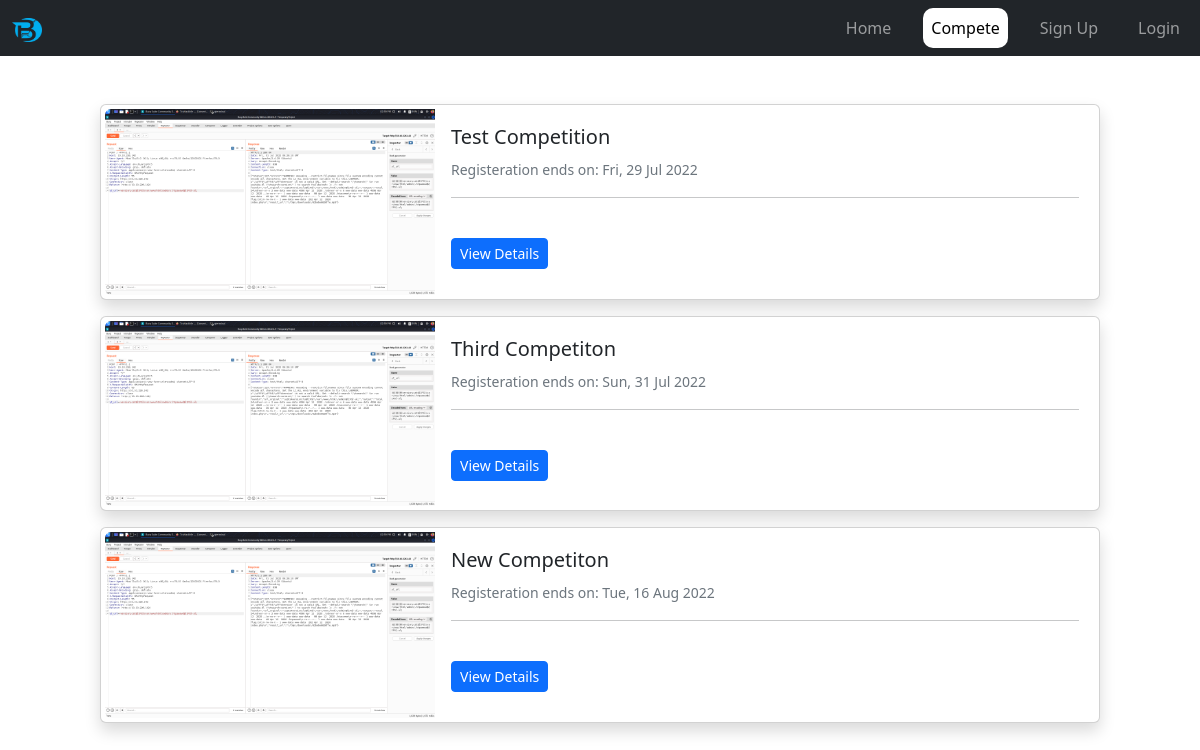
Page /compete/ on the committed database.
### competitions/models.py (models this page shows, shortened)
class Competition(models.Model):
    Competition_Title = models.CharField(max_length=200, unique=True)
    Registration_Start_Date = models.DateField(auto_now=False, auto_now_add=False,validators=[CheckDateStart])
    Registration_End_Date = models.DateField(auto_now=False, auto_now_add=False, validators=[CheckDateStart])
    Competition_Details = QuillField()
    Registered_Users = models.ManyToManyField(User, blank=True)
    Competition_Graphic = models.ImageField(null=True, blank=True, upload_to='competitions/graphics/')
    Competition_Category = models.CharField(max_length=255, default="Web Development")
    slug = models.SlugField(default="competiton", unique=True)

### competitions/views.py (the view)
# urls.py: path('', views.ListCompetitionsView, name='compete'),
def ListCompetitionsView(request):
    competitions = Competition.objects.all().order_by("Registration_End_Date")
    competition_list =[]
    for competition in competitions:
        if competition.Registration_Start_Date <= datetime.date.today() and competition.Registration_End_Date >= datetime.date.today():
            competition_list.append(competition)
    data = {
        "competition_list": competition_list
    }
    return render(request, 'competitions/competition_list.html', data)

### byte_site/templates/competitions/competition_list.html (shortened to what this page needs)
{% extends '../base.html' %}
{% block content %}
  <section id="Compete">
    <div class="col-md-10 offset-md-1 mt-5">
      {% for competition in competition_list %}
        <div class="card mb-3 shadow p-1 bg-body rounded">
          <div class="row g-0">
            <div class="col-md-4">
              <img src="{{ competition.Competition_Graphic.url }}" class="img-fluid rounded-start" alt="...">
            </div>
            <div class="col-md-8">
              <div class="card-body">
                <h5 class="card-title">{{competition.Competition_Title}}</h5>
                <p class="card-text"><small class="text-muted">Registeration ends on: {{ competition.Registration_End_Date |date:"D, d M Y" }}</small></p>
                <hr>
                <br>
                <a href="{% url 'competitions:competition_details' competition.slug %}" class="btn btn-sm btn-primary">View Details</a>
              </div>
            </div>
          </div>
        </div>
      {% endfor %}
    </div>
  </section>
{% endblock %}

### byte_site/templates/base.html (shortened to what this page needs)
{% load static %}
<!DOCTYPE html>
<html lang="en">
<head>
  <link href="https://cdn.jsdelivr.net/npm/bootstrap@5.2.0-beta1/dist/css/bootstrap.min.css" rel="stylesheet">
  <link rel="stylesheet" href="{% static 'css/standard.css' %}">
</head>
<body>
  <nav class="navbar navbar-expand-lg sticky-top bg-dark navbar-dark nav nav-fill">
    <div class="container-fluid">
      <a class="navbar-brand" href="{% url 'home' %}">
        <img src="{% static 'Images/byte_logo.png' %}" alt="" width="30" height="24">
      </a>
      <div class="collapse navbar-collapse" id="navbarSupportedContent">
        <ul class="navbar-nav justify-content-end ms-auto mb-2 mb-lg-0 white">
          <li class="nav-item ms-4">
            <a class="nav-link active Home" aria-current="page" href="{% url 'home' %}">Home</a>
          </li>
          <li class="nav-item ms-4">
            <a class="nav-link Compete" href="{% url 'competitions:compete' %}">Compete</a>
          </li>
          {% if request.user.is_authenticated %}
            <li class="nav-item ms-4 me-2">
              <a class="nav-link Edit_Account" href="{% url 'auth_app:edit_account' %}">Edit Account Settings</a>
            </li>
            <li class="nav-item ms-4 me-2">
              <a class="nav-link Logout" href="{% url 'logout' %}">Logout</a>
            </li>
            {% if request.user.is_staff %}
              <li class="nav-item ms-4">
                <a class="nav-link Add_Competition" href="{% url 'competitions:competition_add' %}">Add A New Competition</a>
              </li>
            {% endif %}
          {% else %}
            <li class="nav-item ms-4">
              <a class="nav-link Sign_Up" href="{% url 'auth_app:register' %}">Sign Up</a>
            </li>
            <li class="nav-item ms-4">
              <a class="nav-link Login" href="{% url 'login' %}">Login</a>
            </li>
          {% endif %}
        </ul>
      </div>
    </div>
  </nav>
  {% block content %}
  {% endblock %}
</body>
</html>

### byte_site/static/css/standard.css (style rules this page uses)
.white .nav-item .active { background-color: white !important; color:black !important; border-radius: 10px !important; }

### rows in the picture
Competition: Competition_Graphic (picture), Competition_Title "Test Competition", Registration_End_Date "Fri, 29 Jul 2022"
Competition: Competition_Graphic (picture), Competition_Title "Third Competiton", Registration_End_Date "Sun, 31 Jul 2022"
Competition: Competition_Graphic (picture), Competition_Title "New Competiton", Registration_End_Date "Tue, 16 Aug 2022"
